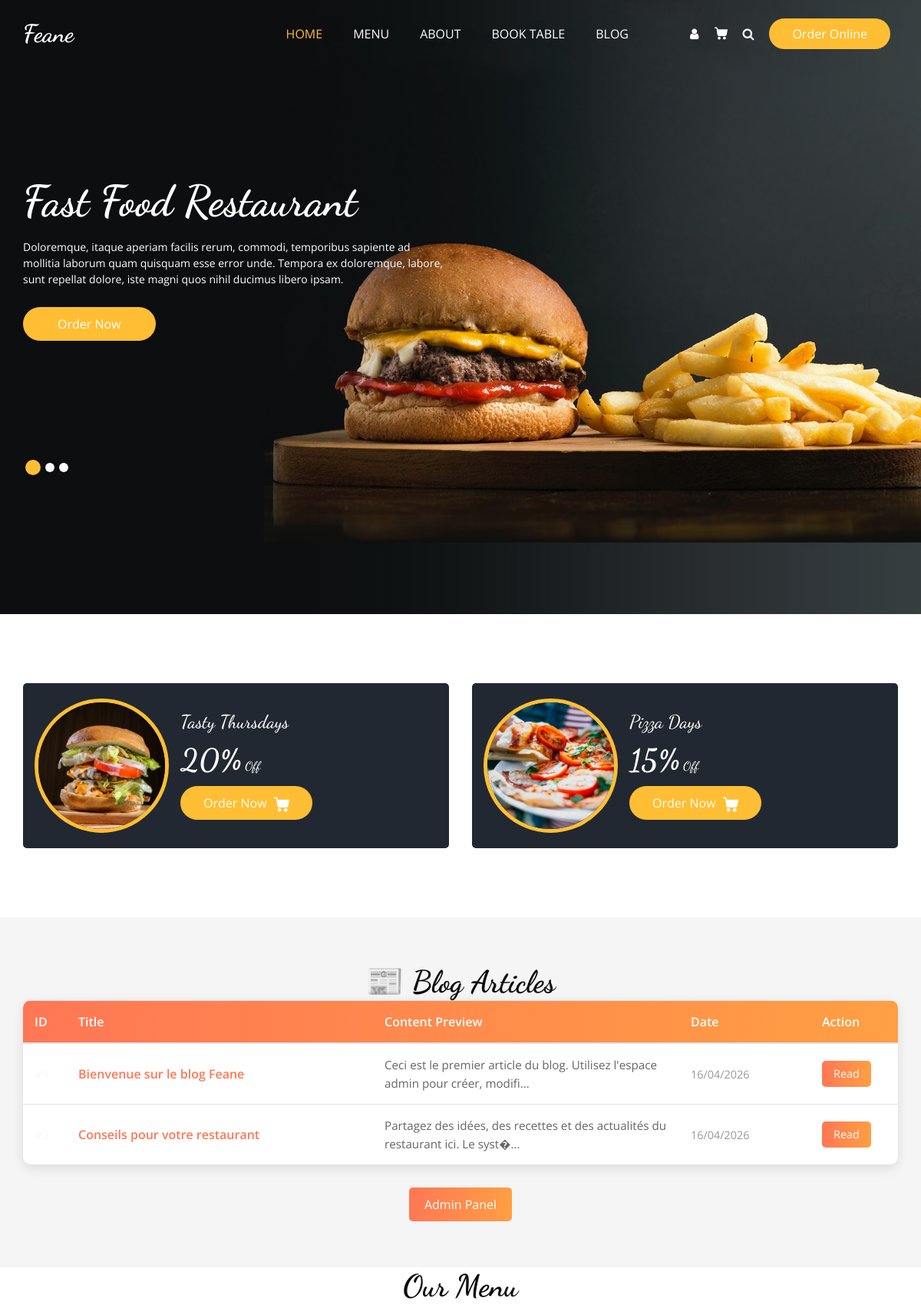
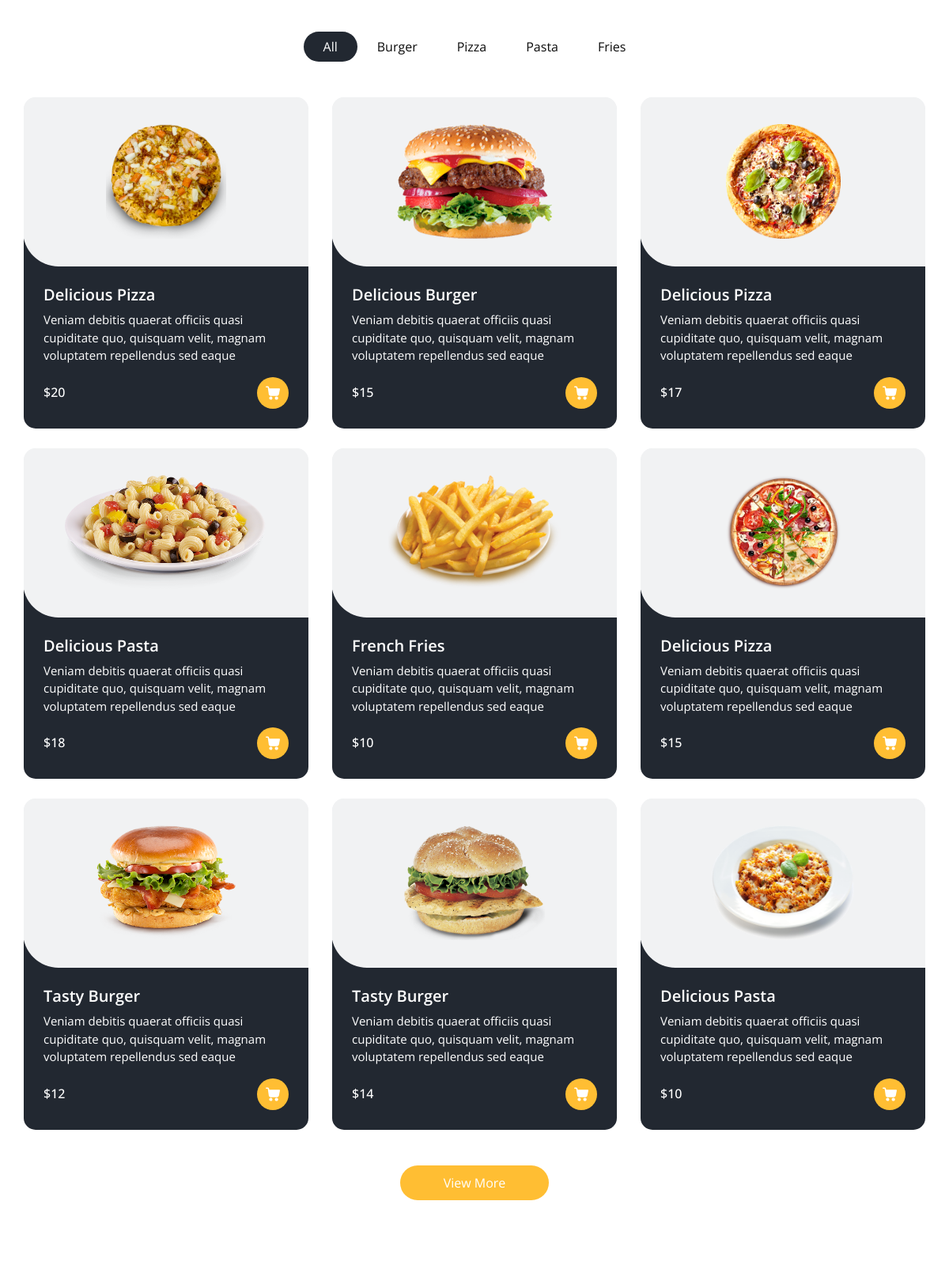
The page / (upper part) on the database its author committed (2 pictures, top to bottom).
### tables this page shows
CREATE TABLE IF NOT EXISTS `articles` (
  `id` INT UNSIGNED NOT NULL AUTO_INCREMENT,
  `title` VARCHAR(255) NOT NULL,
  `content` TEXT NOT NULL,
  `created_at` TIMESTAMP NOT NULL DEFAULT CURRENT_TIMESTAMP,
  PRIMARY KEY (`id`)
);

### blogMVC/Controller/BlogController.php (called while the page is built, shortened)
<?php
require_once __DIR__ . '/../config.php';
require_once __DIR__ . '/../Model/Blog.php';
class BlogController
{
    private $blog;
    public function __construct(Blog $blog)
    {
        $this->blog = $blog;
    }
    public function getAllArticles(): array
    {
        return $this->blog->getAllArticles();
    }
}

### blogMVC/Model/Blog.php (called while the page is built, shortened)
<?php
class Blog
{
    private $pdo;
    public function __construct(PDO $pdo, ?int $id = null)
    {
        $this->pdo = $pdo;
    }
    public function getAllArticles(): array
    {
        try {
            $stmt = $this->pdo->query('SELECT * FROM articles ORDER BY created_at DESC');
            return $stmt->fetchAll(PDO::FETCH_ASSOC);
        } catch (PDOException $e) {
            throw new Exception('Erreur lors de la récupération des articles: ' . $e->getMessage());
        }
    }
}

### blogMVC/config.php (called while the page is built, shortened)
<?php
function h($value): string
{
    return htmlspecialchars($value, ENT_QUOTES, 'UTF-8');
}

### index.php (the view, shortened to what this page needs)
<?php
require_once __DIR__ . '/blogMVC/config.php';
require_once __DIR__ . '/blogMVC/Model/Blog.php';
require_once __DIR__ . '/blogMVC/Controller/BlogController.php';
$blog = new Blog($pdo);
$controller = new BlogController($blog);
$articles = $controller->getAllArticles();
?>
<!DOCTYPE html>
<html>
<head>
  <link rel="stylesheet" type="text/css" href="css/bootstrap.css" />
  <link rel="stylesheet" type="text/css" href="https://cdnjs.cloudflare.com/ajax/libs/OwlCarousel2/2.3.4/assets/owl.carousel.min.css" />
  <link rel="stylesheet" href="https://cdnjs.cloudflare.com/ajax/libs/jquery-nice-select/1.1.0/css/nice-select.min.css" />
  <link href="css/font-awesome.min.css" rel="stylesheet" />
  <link href="css/style.css" rel="stylesheet" />
  <link href="css/responsive.css" rel="stylesheet" />
</head>
<body>
  <div class="hero_area">
    <div class="bg-box">
      <img src="images/hero-bg.jpg" alt="">
    </div>
    <header class="header_section">
      <div class="container">
        <nav class="navbar navbar-expand-lg custom_nav-container ">
          <a class="navbar-brand" href="index.php">
            <span>
              Feane
            </span>
          </a>
          <div class="collapse navbar-collapse" id="navbarSupportedContent">
            <ul class="navbar-nav  mx-auto ">
              <li class="nav-item active">
                <a class="nav-link" href="index.php">Home <span class="sr-only">(current)</span></a>
              </li>
              <li class="nav-item">
                <a class="nav-link" href="menu.html">Menu</a>
              </li>
              <li class="nav-item">
                <a class="nav-link" href="about.html">About</a>
              </li>
              <li class="nav-item">
                <a class="nav-link" href="book.html">Book Table</a>
              </li>
              <li class="nav-item">
                <a class="nav-link" href="#blog_section">Blog</a>
              </li>
            </ul>
            <div class="user_option">
              <a href="" class="user_link">
                <i class="fa fa-user" aria-hidden="true"></i>
              </a>
              <a class="cart_link" href="#">
              </a>
              <form class="form-inline">
                <button class="btn  my-2 my-sm-0 nav_search-btn" type="submit">
                  <i class="fa fa-search" aria-hidden="true"></i>
                </button>
              </form>
              <a href="" class="order_online">
                Order Online
              </a>
            </div>
          </div>
        </nav>
      </div>
    </header>
    <section class="slider_section ">
      <div id="customCarousel1" class="carousel slide" data-ride="carousel">
        <div class="carousel-inner">
          <div class="carousel-item active">
            <div class="container ">
              <div class="row">
                <div class="col-md-7 col-lg-6 ">
                  <div class="detail-box">
                    <h1>
                      Fast Food Restaurant
                    </h1>
                    <p>
                      Doloremque, itaque aperiam facilis rerum, commodi, temporibus sapiente ad mollitia laborum quam quisquam esse error unde. Tempora ex doloremque, labore, sunt repellat dolore, iste magni quos nihil ducimus libero ipsam.
                    </p>
                    <div class="btn-box">
                      <a href="" class="btn1">
                        Order Now
                      </a>
                    </div>
                  </div>
                </div>
              </div>
            </div>
          </div>
        </div>
        <div class="container">
          <ol class="carousel-indicators">
            <li data-target="#customCarousel1" data-slide-to="0" class="active"></li>
            <li data-target="#customCarousel1" data-slide-to="1"></li>
            <li data-target="#customCarousel1" data-slide-to="2"></li>
          </ol>
        </div>
      </div>
    </section>
  </div>
  <section class="offer_section layout_padding-bottom">
    <div class="offer_container">
      <div class="container ">
        <div class="row">
          <div class="col-md-6  ">
            <div class="box ">
              <div class="img-box">
                <img src="images/o1.jpg" alt="">
              </div>
              <div class="detail-box">
                <h5>
                  Tasty Thursdays
                </h5>
                <h6>
                  <span>20%</span> Off
                </h6>
                <a href="">
                  Order Now
                </a>
              </div>
            </div>
          </div>
          <div class="col-md-6  ">
            <div class="box ">
              <div class="img-box">
                <img src="images/o2.jpg" alt="">
              </div>
              <div class="detail-box">
                <h5>
                  Pizza Days
                </h5>
                <h6>
                  <span>15%</span> Off
                </h6>
                <a href="">
                  Order Now
                </a>
              </div>
            </div>
          </div>
        </div>
      </div>
    </div>
  </section>
  <section class="blog_section layout_padding" id="blog_section">
    <div class="container">
      <div class="heading_container heading_center">
        <h2>📰 Blog Articles</h2>
      </div>
      <?php if (empty($articles)): ?>
        <div class="empty-blog">
          <p>No articles yet. Check back soon!</p>
        </div>
      <?php else: ?>
        <div class="blog-table-container">
          <table class="table table-hover">
            <thead>
              <tr>
                <th style="width: 5%;">ID</th>
                <th style="width: 35%;">Title</th>
                <th style="width: 35%;">Content Preview</th>
                <th style="width: 15%;">Date</th>
                <th style="width: 10%;">Action</th>
              </tr>
            </thead>
            <tbody>
              <?php foreach ($articles as $article): ?>
                <tr>
                  <td><strong>#<?php echo h($article['id']); ?></strong></td>
                  <td>
                    <a href="blogMVC/View/FrontOffice/article.php?id=<?php echo $article['id']; ?>" class="article-title">
                      <?php echo h($article['title']); ?>
                    </a>
                  </td>
                  <td>
                    <span class="article-preview">
                      <?php echo nl2br(h(substr($article['content'], 0, 80))); ?>...
                    </span>
                  </td>
                  <td>
                    <span class="blog-date">
                      <?php echo date('d/m/Y', strtotime($article['created_at'])); ?>
                    </span>
                  </td>
                  <td>
                    <a href="blogMVC/View/FrontOffice/article.php?id=<?php echo $article['id']; ?>" class="btn-read">
                      Read
                    </a>
                  </td>
                </tr>
              <?php endforeach; ?>
            </tbody>
          </table>
        </div>
      <?php endif; ?>
      <div style="text-align: center; margin-top: 30px;">
        <a href="blogMVC/View/BackOffice/admin.php" class="btn1" style="background: linear-gradient(90deg, #ff7755 0%, #ff9f43 100%); color: white; padding: 10px 20px; text-decoration: none; border-radius: 5px; display: inline-block;">
          Admin Panel
        </a>
      </div>
    </div>
  </section>
  <section class="food_section layout_padding-bottom">
    <div class="container">
      <div class="heading_container heading_center">
        <h2>
          Our Menu
        </h2>
      </div>
      <ul class="filters_menu">
        <li class="active" data-filter="*">All</li>
        <li data-filter=".burger">Burger</li>
        <li data-filter=".pizza">Pizza</li>
        <li data-filter=".pasta">Pasta</li>
        <li data-filter=".fries">Fries</li>
      </ul>
      <div class="filters-content">
        <div class="row grid">
          <div class="col-sm-6 col-lg-4 all pizza">
            <div class="box">
              <div>
                <div class="img-box">
                  <img src="images/f1.png" alt="">
                </div>
                <div class="detail-box">
                  <h5>
                    Delicious Pizza
                  </h5>
                  <p>
                    Veniam debitis quaerat officiis quasi cupiditate quo, quisquam velit, magnam voluptatem repellendus sed eaque
                  </p>
                  <div class="options">
                    <h6>
                      $20
                    </h6>
                    <a href="">
                    </a>
                  </div>
                </div>
              </div>
            </div>
          </div>
          <div class="col-sm-6 col-lg-4 all burger">
            <div class="box">
              <div>
                <div class="img-box">
                  <img src="images/f2.png" alt="">
                </div>
                <div class="detail-box">
                  <h5>
                    Delicious Burger
                  </h5>
                  <p>
                    Veniam debitis quaerat officiis quasi cupiditate quo, quisquam velit, magnam voluptatem repellendus sed eaque
                  </p>
                  <div class="options">
                    <h6>
                      $15
                    </h6>
                    <a href="">
                    </a>
                  </div>
                </div>
              </div>
            </div>
          </div>
          <div class="col-sm-6 col-lg-4 all pizza">
            <div class="box">
              <div>
                <div class="img-box">
                  <img src="images/f3.png" alt="">
                </div>
                <div class="detail-box">
                  <h5>
                    Delicious Pizza
                  </h5>
                  <p>
                    Veniam debitis quaerat officiis quasi cupiditate quo, quisquam velit, magnam voluptatem repellendus sed eaque
                  </p>
                  <div class="options">
                    <h6>
                      $17
                    </h6>
                    <a href="">
                    </a>
                  </div>
                </div>
              </div>
            </div>
          </div>
          <div class="col-sm-6 col-lg-4 all pasta">
            <div class="box">
              <div>
                <div class="img-box">
                  <img src="images/f4.png" alt="">
                </div>
                <div class="detail-box">
                  <h5>
                    Delicious Pasta
                  </h5>
                  <p>
                    Veniam debitis quaerat officiis quasi cupiditate quo, quisquam velit, magnam voluptatem repellendus sed eaque
                  </p>
                  <div class="options">
                    <h6>
                      $18
                    </h6>
                    <a href="">
                    </a>
                  </div>
                </div>
              </div>
            </div>
          </div>
          <div class="col-sm-6 col-lg-4 all fries">
            <div class="box">
              <div>
                <div class="img-box">
                  <img src="images/f5.png" alt="">
                </div>
                <div class="detail-box">
                  <h5>
                    French Fries
                  </h5>
                  <p>
                    Veniam debitis quaerat officiis quasi cupiditate quo, quisquam velit, magnam voluptatem repellendus sed eaque
                  </p>
                  <div class="options">
                    <h6>
                      $10
                    </h6>
                    <a href="">
                    </a>
                  </div>
                </div>
              </div>
            </div>
          </div>
          <div class="col-sm-6 col-lg-4 all pizza">
            <div class="box">
              <div>
                <div class="img-box">
                  <img src="images/f6.png" alt="">
                </div>
                <div class="detail-box">
                  <h5>
                    Delicious Pizza
                  </h5>
                  <p>
                    Veniam debitis quaerat officiis quasi cupiditate quo, quisquam velit, magnam voluptatem repellendus sed eaque
                  </p>
                  <div class="options">
                    <h6>
                      $15
                    </h6>
                    <a href="">
                    </a>
                  </div>
                </div>
              </div>
            </div>
          </div>
          <div class="col-sm-6 col-lg-4 all burger">
            <div class="box">
              <div>
                <div class="img-box">
                  <img src="images/f7.png" alt="">
                </div>
                <div class="detail-box">
                  <h5>
                    Tasty Burger
                  </h5>
                  <p>
                    Veniam debitis quaerat officiis quasi cupiditate quo, quisquam velit, magnam voluptatem repellendus sed eaque
                  </p>
                  <div class="options">
                    <h6>
                      $12
                    </h6>
                    <a href="">
                    </a>
                  </div>
                </div>
              </div>
            </div>
          </div>
          <div class="col-sm-6 col-lg-4 all burger">
            <div class="box">
              <div>
                <div class="img-box">
                  <img src="images/f8.png" alt="">
                </div>
                <div class="detail-box">
                  <h5>
                    Tasty Burger
                  </h5>
                  <p>
                    Veniam debitis quaerat officiis quasi cupiditate quo, quisquam velit, magnam voluptatem repellendus sed eaque
                  </p>
                  <div class="options">
                    <h6>
                      $14
                    </h6>
                    <a href="">
                    </a>
                  </div>
                </div>
              </div>
            </div>
          </div>
          <div class="col-sm-6 col-lg-4 all pasta">
            <div class="box">
              <div>
                <div class="img-box">
                  <img src="images/f9.png" alt="">
                </div>
                <div class="detail-box">
                  <h5>
                    Delicious Pasta
                  </h5>
                  <p>
                    Veniam debitis quaerat officiis quasi cupiditate quo, quisquam velit, magnam voluptatem repellendus sed eaque
                  </p>
                  <div class="options">
                    <h6>
                      $10
                    </h6>
                    <a href="">
                    </a>
                  </div>
                </div>
              </div>
            </div>
          </div>
        </div>
      </div>
      <div class="btn-box">
        <a href="">
          View More
        </a>
      </div>
    </div>
  </section>
</body>
</html>

### rows shown on the page
articles: title "Bienvenue sur le blog Feane", content "Ceci est le premier article du blog. Utilisez l'espace admin pour créer, modifi", created_at "16/04/2026"
articles: title "Conseils pour votre restaurant", content "Partagez des idées, des recettes et des actualités du restaurant ici. Le syst�", created_at "16/04/2026"
